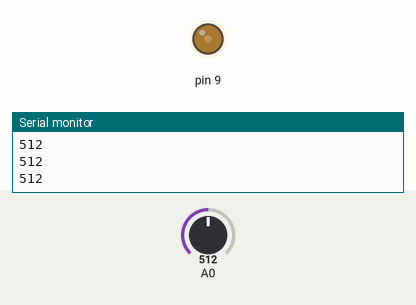
This sketch was run on a simulated Arduino Uno, built with avr-gcc and run on an emulated ATmega328P. On the bench: output pins drawn as LEDs (lit = HIGH), the last lines printed to the serial monitor. Inputs (shaded band) come from the test bench; at power-on: A0 = 512.

Above: at 1.2 s.
1.3 s: A0 set to 716
At 2.4 s:
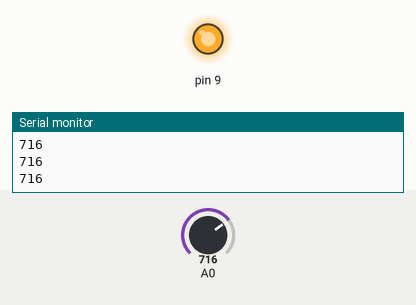
2.8 s: A0 set to 697
4.3 s: A0 set to 681
At 4.7 s:
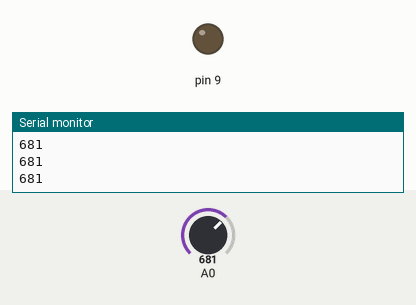
5.8 s: A0 set to 306
At 7.0 s:
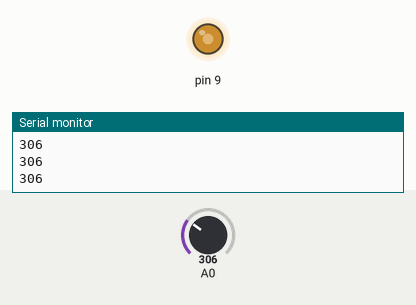
7.3 s: A0 set to 511
At 8.2 s:
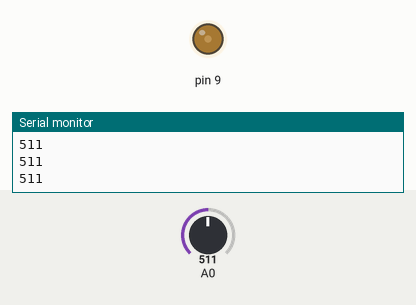
8.8 s: A0 set to 900
At 9.4 s:
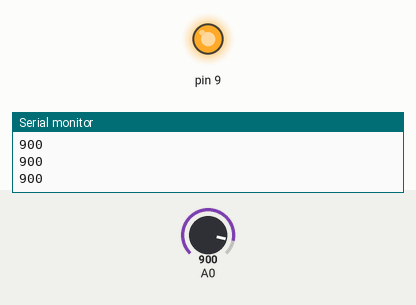
Timing chart, 0 to 11.3 s (numbered marks = the images above; inputs shaded):
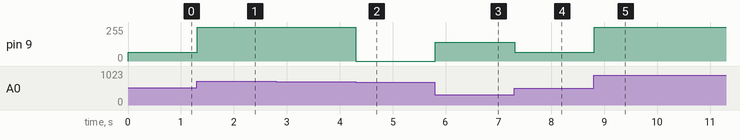

The sketch:

spring_19_q21.ino
```cpp
void setup()
{
  pinMode(9, OUTPUT);
  pinMode(A0,INPUT);
  Serial.begin(9600);
}

void loop()
{
 int v = analogRead(A0);
  Serial.println(v);

  int m = map(v,6,679,255,0);

  analogWrite(9,m);


}
```

Measured:
- the behaviour switches between 682 and 681 on A0 (found by bisection; images 1 and 2)
- after the input at 1.3 s, pin 9: 64/255 → 255/255 at once
- after the input at 4.3 s, pin 9: 255/255 → 0/255 at once
- after the input at 5.8 s, pin 9: 0/255 → 142/255 at once
- after the input at 7.3 s, pin 9: 142/255 → 64/255 at once
- after the input at 8.8 s, pin 9: 64/255 → 255/255 at once
